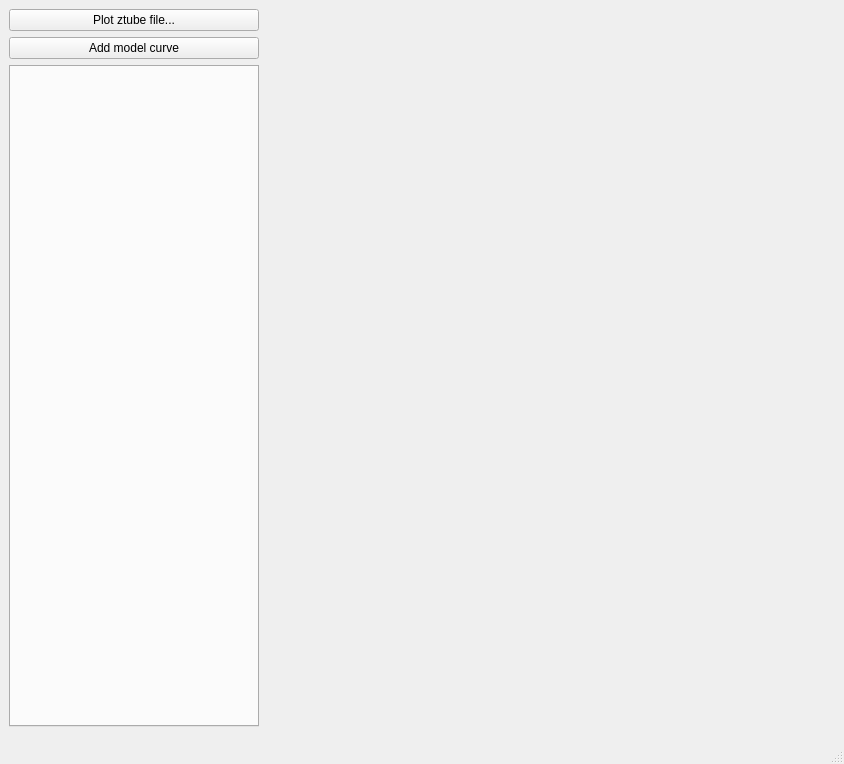
<?xml version="1.0" encoding="UTF-8"?>
<ui version="4.0">
 <class>MainWindow</class>
 <widget class="QMainWindow" name="MainWindow">
  <property name="geometry">
   <rect>
    <x>0</x>
    <y>0</y>
    <width>844</width>
    <height>764</height>
   </rect>
  </property>
  <property name="windowTitle">
   <string>MainWindow</string>
  </property>
  <widget class="QWidget" name="centralwidget">
   <layout class="QGridLayout" name="gridLayout">
    <item row="2" column="0">
     <widget class="QTabWidget" name="tabWidget">
      <property name="maximumSize">
       <size>
        <width>250</width>
        <height>16777215</height>
       </size>
      </property>
      <property name="currentIndex">
       <number>-1</number>
      </property>
     </widget>
    </item>
    <item row="0" column="0">
     <widget class="QPushButton" name="pushButton">
      <property name="text">
       <string>Plot ztube file...</string>
      </property>
     </widget>
    </item>
    <item row="0" column="2" rowspan="4" colspan="2">
     <widget class="GraphicsLayoutWidget" name="graphWidget" native="true"/>
    </item>
    <item row="1" column="0">
     <widget class="QPushButton" name="pushButton_2">
      <property name="text">
       <string>Add model curve</string>
      </property>
     </widget>
    </item>
   </layout>
  </widget>
  <widget class="QMenuBar" name="menubar">
   <property name="geometry">
    <rect>
     <x>0</x>
     <y>0</y>
     <width>844</width>
     <height>21</height>
    </rect>
   </property>
  </widget>
  <widget class="QStatusBar" name="statusbar"/>
 </widget>
 <customwidgets>
  <customwidget>
   <class>GraphicsLayoutWidget</class>
   <extends>QWidget</extends>
   <header>pyqtgraph</header>
   <container>1</container>
   <slots>
    <signal>signal1()</signal>
    <slot>slot1()</slot>
   </slots>
  </customwidget>
 </customwidgets>
 <resources/>
 <connections>
  <connection>
   <sender>pushButton_2</sender>
   <signal>clicked()</signal>
   <receiver>MainWindow</receiver>
   <slot>addModelCurve()</slot>
   <hints>
    <hint type="sourcelabel">
     <x>184</x>
     <y>62</y>
    </hint>
    <hint type="destinationlabel">
     <x>195</x>
     <y>23</y>
    </hint>
   </hints>
  </connection>
 </connections>
 <slots>
  <slot>updatePlot()</slot>
  <slot>addModelCurve()</slot>
 </slots>
</ui>
